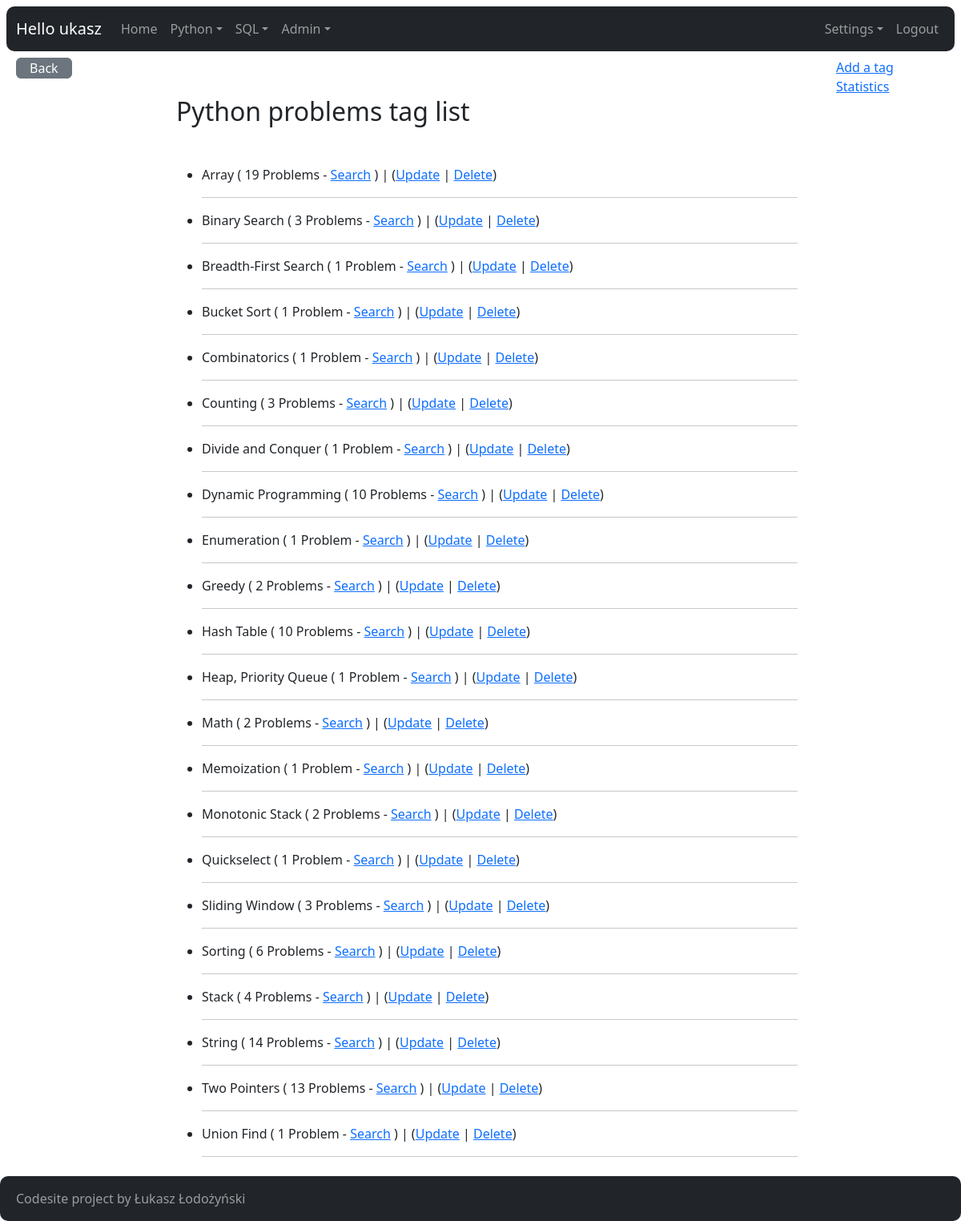
Page /python/tag/ (signed in) on the committed database.
### python_problems/models.py (models this page shows, shortened)
class Tag(models.Model):
    name = models.CharField(max_length=20)
    class Meta:
        ordering = ("name", )

### python_problems/views.py (the view)
# urls.py: path("tag/", views.TagIndexView.as_view(), name="tag-index"),
class TagIndexView(ListView):
    model = Tag

### core/context_processors.py (called while the page is built)
def settings(request):
    return {
        'settings': django_settings,
    }

### python_problems/templates/python_problems/tag_list.html (shortened to what this page needs)
{% extends "core/base.html" %}
{% block content %}
  <div class="container-fluid m-2">
    <div class="row">
      <div class="col-md-2">
        <a href="{% url 'python_problems:index' %}"
           class="btn btn-secondary px-3 py-0 mb-5">Back</a>
      </div>
      <div class="col-md-8">
        <div class="mb-5 mt-5">
          <h2>Python problems tag list</h2>
        </div>
        {% if tag_list %}
        <ul>
          {% for tag in tag_list %}
              <li>
                {{ tag.name }} (
                {% if tag.problem_set.count == 1 %}
                  1 Problem - <a href="{% url 'python_problems:index' %}?query={{ tag.name }}">Search</a>
                {% else %}
                  {{ tag.problem_set.count }} Problems - <a href="{% url 'python_problems:index' %}?query={{ tag.name }}">Search</a>
                {% endif %}
                ) |
                (<a href="{% url 'python_problems:tag-update' tag.id %}">Update</a> |
                <a href="{% url 'python_problems:tag-delete' tag.id %}">Delete</a>)
                <hr>
              </li>
              {% endfor %}
          </ul>
        {% else %}
          <p>No python problems available.</p>
        {% endif %}
      </div>
      <div class="col-md-2">
        <p>
          <a href="create/" class="ms-4">Add a tag</a>
          <a href="{% url 'python_problems:tag-graph' %}" class="ms-4">Statistics</a>
        </p>
      </div>
    </div>
  </div>
{% endblock content %}

### core/templates/core/base.html (shortened to what this page needs)
<!DOCTYPE html>
<html lang="en">
  <head>
    <link href="https://cdn.jsdelivr.net/npm/bootstrap@5.3.3/dist/css/bootstrap.min.css"
          rel="stylesheet">
    <link rel="stylesheet"
          href="https://use.fontawesome.com/releases/v5.8.1/css/all.css" />
    <link rel="stylesheet"
          href="https://use.fontawesome.com/releases/v5.8.1/css/v4-shims.css" />
  </head>
  <body>
    <nav class="navbar navbar-expand-lg navbar-dark bg-dark m-2"
         style="border-radius:10px !important">
      <div class="container-fluid">
        <a class="navbar-brand" href="{% url 'login' %}?next={{ request.path }}">Hello {{ request.user }}</a>
        <ul class="navbar-nav me-auto mb-2 mb-lg-0">
          {% url 'core:index' as home_url %}
          <li class="nav-item">
            <a href="{{ home_url }}"
               class="nav-link {% if request.get_full_path == home_url %}active{% endif %}">Home</a>
          </li>
          {% url 'python_problems:index' as python_index_url %}
          {% url 'python_problems:tag-graph' as python_tag_graph %}
          <li class="nav-item dropdown">
            <a class="nav-link dropdown-toggle {% if request.get_full_path == python_index_url or request.get_full_path == python_tag_graph %}active{% endif %}"
               href="#"
               id="navbarDropdown"
               role="button"
               data-bs-toggle="dropdown"
               aria-expanded="false">Python</a>
          </li>
          {% url 'sql_problems:index' as sql_index_url %}
          {% url 'sql_problems:conversion' as sql_conversion_url %}
          {% url 'sql_problems:ascii' as sql_ascii_url %}
          <li class="nav-item dropdown">
            <a class="nav-link dropdown-toggle {% if request.get_full_path == sql_conversion_url or request.get_full_path == sql_index_url or request.get_full_path == sql_ascii_url %}active{% endif %}"
               href="#"
               id="navbarDropdown"
               role="button"
               data-bs-toggle="dropdown"
               aria-expanded="false">SQL</a>
          </li>
          <li class="nav-item dropdown">
            <a class="nav-link dropdown-toggle"
               href="#"
               id="navbarDropdown"
               role="button"
               data-bs-toggle="dropdown"
               aria-expanded="false">Admin</a>
          </li>
        </ul>
        <ul class="navbar-nav">
          {% url 'sql_problems:index' as sql_index_url %}
          {% url 'sql_problems:conversion' as sql_conversion_url %}
          {% url 'sql_problems:ascii' as sql_ascii_url %}
          <li class="nav-item dropdown">
            <a class="nav-link dropdown-toggle"
               href="#"
               id="navbarDropdown"
               role="button"
               data-bs-toggle="dropdown"
               aria-expanded="false">Settings</a>
          </li>
        </ul>
        <ul class="navbar-nav">
          {% if user.is_authenticated %}
            <li class="nav-item">
              <a class="nav-link"
                 href="{% url 'logout' %}?next={% url 'core:index' %}">Logout</a>
            </li>
          {% else %}
            <li class="nav-item">
              <a class="nav-link" href="{% url 'login' %}?next={% url 'core:index' %}">Login</a>
            </li>
          {% endif %}
        </ul>
      </div>
    </nav>
    <div class="px-6 py-6">
      {% block content %}
      {% endblock content %}
    </div>
    <nav class="navbar navbar-expand-lg navbar-dark bg-dark"
         style="border-radius:10px !important">
      <div class="container-fluid">
        <ul class="navbar-nav">
          <a class="nav-link" href="{% url 'login' %}?next={% url 'core:index' %}">{{ settings.APP_NAME }} project by Łukasz Łodożyński</a>
        </ul>
      </div>
    </nav>
  </body>
</html>

### rows in the picture
Tag: name "Array", problem_set.count "19"
Tag: name "Binary Search", problem_set.count "3"
Tag: name "Breadth-First Search"
Tag: name "Bucket Sort"
Tag: name "Combinatorics"
Tag: name "Counting", problem_set.count "3"
Tag: name "Divide and Conquer"
Tag: name "Dynamic Programming", problem_set.count "10"
Tag: name "Enumeration"
Tag: name "Greedy", problem_set.count "2"
Tag: name "Hash Table", problem_set.count "10"
Tag: name "Heap, Priority Queue"
Tag: name "Math", problem_set.count "2"
Tag: name "Memoization"
Tag: name "Monotonic Stack", problem_set.count "2"
Tag: name "Quickselect"
Tag: name "Sliding Window", problem_set.count "3"
Tag: name "Sorting", problem_set.count "6"
Tag: name "Stack", problem_set.count "4"
Tag: name "String", problem_set.count "14"
Tag: name "Two Pointers", problem_set.count "13"
Tag: name "Union Find"

### other values in the picture
{{ request.user }} "ukasz"
{{ settings.APP_NAME }} "Codesite"
